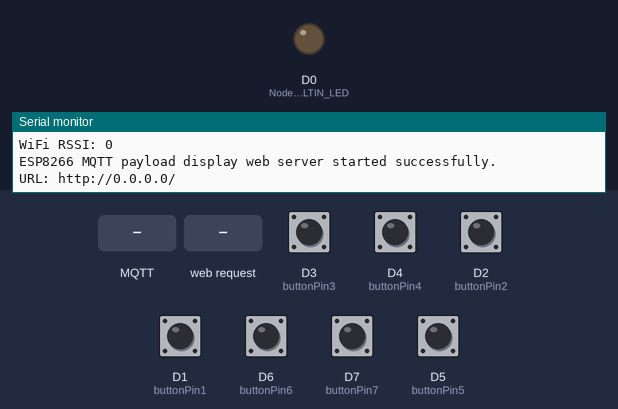
Simulated run of this sketch. Board: ESP8266 (NodeMCU). Parts: output pins drawn as LEDs (lit = HIGH), the last lines printed to the serial monitor. The test bench sets the inputs (shaded band); at power-on: D1 (buttonPin1), D2 (buttonPin2), D3 (buttonPin3), D4 (buttonPin4), D5 (buttonPin5), D6 (buttonPin6), D7 (buttonPin7) HIGH. WiFi joins after 1.5 s; servers stay silent unless stated; no MQTT or app messages arrive unless stated.

Above: at 1.8 s.
1.9 s: D3 (buttonPin3) pulled LOW for 0.15 s
At 3.1 s:
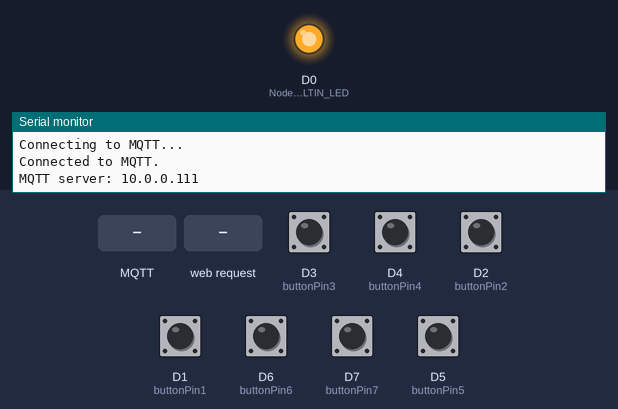
3.5 s: MQTT message "D0" arrives on the first subscribed topic
At 4.4 s:
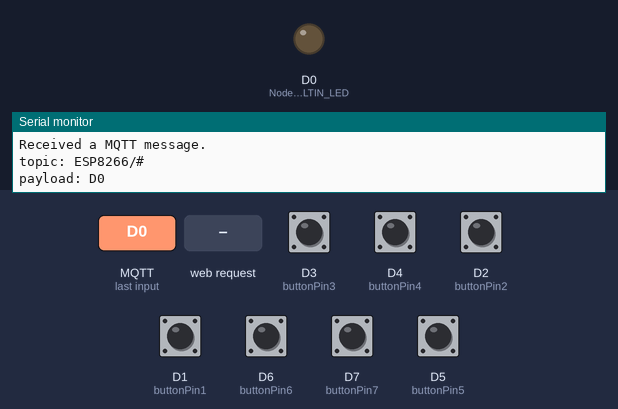
5.1 s: MQTT message "1" arrives on the first subscribed topic
At 5.6 s:
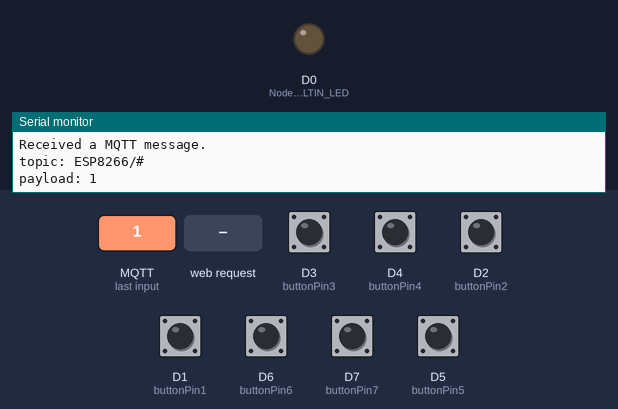
6.6 s: D3 (buttonPin3) pulled LOW for 1 s
At 8.0 s:
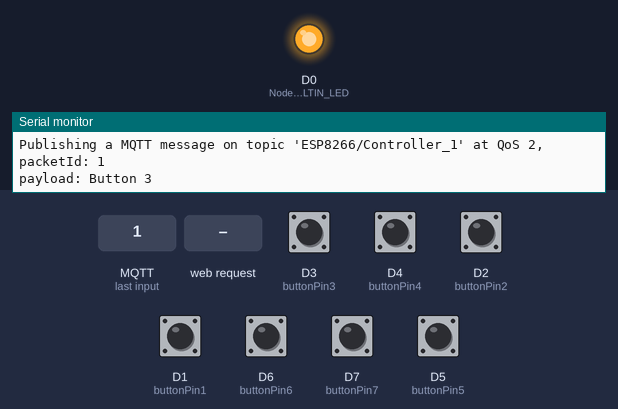
9.1 s: HTTP request GET / received
At 9.8 s:
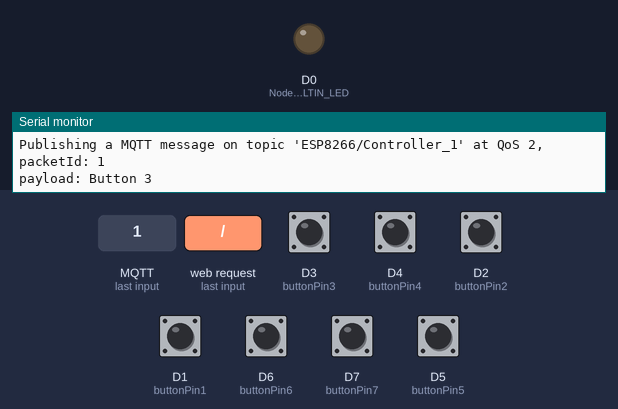
10.6 s: MQTT message "on" arrives on the first subscribed topic
At 11.0 s:
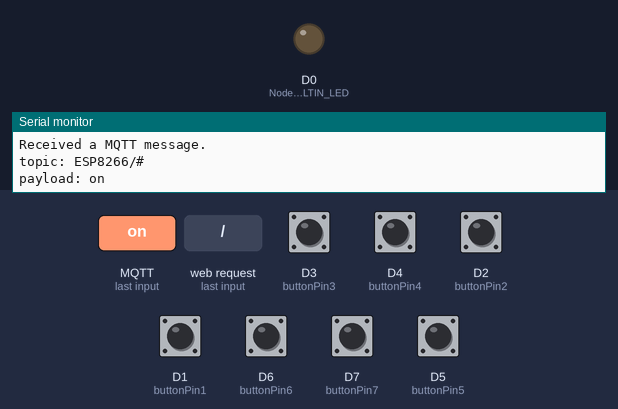
Timing chart, 0 to 13.1 s (numbered marks = the images above; inputs shaded):
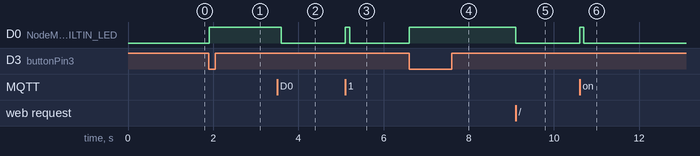

The sketch:

MQTT_Receiver_Sender_WebServerLog_v1.7.ino
```cpp
#include <Arduino.h>
#include <ArduinoJson.h>
#include <ESP8266WiFi.h>
#include <ESP8266HTTPClient.h>
#include <ESP8266WebServer.h>
#include <ESP8266mDNS.h>
#include <WiFiClient.h>
#include <WiFiUdp.h>
#include <PubSubClient.h>
#include <Ticker.h>
#include <AsyncMqttClient.h>

// TODO: solve web server crashing device issue???

const char* esp8266unitNumber = "ESP8266Client_1";  // Set a esp8266unitNumber to identify each unit
const char* WIFI_SSID = "wifi_ssid";                   // Set the WIFI ssid to connect to
const char* WIFI_PASSWORD = "your_password";            // Set the WIFI password
const char* MQTT_SERVER = "10.0.0.111";             // Set the MQTT server ip address
const int MQTT_PORT = 1883;                         // Set the MQTT port number
const char* MQTT_USERNAME = "MQTT_USERNAME";           // Set the MQTT username to use
const char* MQTT_PASSWORD = "your_password";            // Set the MQTT password to use
const char* MQTT_PUB_TOPIC = "ESP8266/Controller_1";// Set the MQTT publishing topic to use
const char* MQTT_SUB_TOPIC = "ESP8266/#";           // Set the MQTT topic to subscribe to

// Declare variables for the GPIO pins to use as button inputs
// const int buttonPin0 = D0;       // Button 0 input pin (GPIO16) // TODO: solve button and led sticking issue before enabling, in use as built in LED
const int buttonPin1 = D1;          // Button 1 input pin (GPIO5)
const int buttonPin2 = D2;          // Button 2 input pin (GPIO4)
const int buttonPin3 = D3;          // Button 3 input pin (GPIO0)
const int buttonPin4 = D4;          // Button 4 input pin (GPIO2)
const int buttonPin5 = D5;          // Button 5 input pin (GPIO14)
const int buttonPin6 = D6;          // Button 6 input pin (GPIO12)
const int buttonPin7 = D7;          // Button 7 input pin (GPIO13)
const int debounceInterval = 1000;  // Debounce interval for the buttons, in milliseconds (1000 = 1 second)

// Declare variables for the built in LED's
const int ESP8266_BUILTIN_LED = 2;  // Onboard LED (GPIO2) pin D2
const int NodeMCU_BUILTIN_LED = 16; // External LED (GPIO16) pin D0
// Both BUILTIN_LED's operate in “inverted” mode, with regard to the pin levels
// When the pin is 1/HIGH, the LED is off
// When the pin is 0/LOW, the LED is on

const int bufferSize = 20;  // Maximum number of MQTT message payloads to store in the buffer for the web server to display
String buffer[bufferSize];  // Buffer to store MQTT messages
int nextIndex = 0;          // Index to add the next MQTT message to the buffer

WiFiClient espClient;
PubSubClient client(espClient);
ESP8266WebServer server(80);
AsyncMqttClient mqttClient;
Ticker mqttReconnectTimer;
WiFiEventHandler wifiConnectHandler;
WiFiEventHandler wifiDisconnectHandler;
Ticker wifiReconnectTimer;

void connectToWifi() {
  WiFi.begin(WIFI_SSID, WIFI_PASSWORD);
}

void connectToMqtt() {
  Serial.println("Connecting to MQTT...");
  mqttClient.connect();
}

void onWifiConnect(const WiFiEventStationModeGotIP& event) {
  Serial.println("Connected to Wi-Fi.");
  connectToMqtt();
}

void onWifiDisconnect(const WiFiEventStationModeDisconnected& event) {
  Serial.println("Disconnected from Wi-Fi.");
  mqttReconnectTimer.detach();
  wifiReconnectTimer.once(2, connectToWifi);
}

void onMqttConnect(bool sessionPresent) {
  Serial.println("Connected to MQTT.");
  Serial.print("MQTT server: ");
  Serial.println(MQTT_SERVER);
}

void onMqttDisconnect(AsyncMqttClientDisconnectReason reason) {
  Serial.println("Disconnected from MQTT.");
  if (WiFi.isConnected()) {
    mqttReconnectTimer.once(2, connectToMqtt);
  }
}

void onMqttPublish(uint16_t packetId) {
  if (packetId == 0) {
    Serial.println("Publishing the MQTT message has failed, try again please.");
  } else {
    Serial.println("MQTT message published successfully.");
  }
  Serial.print("PacketId: ");
  Serial.println(packetId);
}

void setup() {

  Serial.begin(115200);

  delay(500);

  // Print boot message
  Serial.println("\nStarting boot process...");

  // Print firmware version
  Serial.print("Firmware version: ");
  Serial.println(ESP.getSdkVersion());

  // Print details about the device's firmware
  Serial.print("Boot version: ");
  Serial.println(ESP.getBootVersion());
  Serial.print("Boot mode: ");
  Serial.println(ESP.getBootMode());
  Serial.print("CPU frequency: ");
  Serial.println(ESP.getCpuFreqMHz());
  Serial.print("Flash size: ");
  Serial.println(ESP.getFlashChipSize());

  // Print memory usage
  Serial.print("Free heap: ");
  Serial.println(ESP.getFreeHeap());
  Serial.print("Heap fragmentation: ");
  Serial.println(ESP.getHeapFragmentation());

  // Print chip information
  Serial.print("Chip ID: ");
  Serial.println(ESP.getChipId());
  Serial.print("Flash chip ID: ");
  Serial.println(ESP.getFlashChipId());

  // Initilize the following built in LED's as outputs and set their starting state
  Serial.println("Setting the following built in LED's as outputs.");
  pinMode(NodeMCU_BUILTIN_LED, OUTPUT);
  // digitalWrite(NodeMCU_BUILTIN_LED, HIGH); // When the pin is 1/HIGH, the LED is off
  digitalWrite(NodeMCU_BUILTIN_LED, LOW); // When the pin is 0/LOW, the LED is on
  Serial.println("LED: 'NodeMCU_BUILTIN_LED' (GPIO16)");

  // Set the following button pins as inputs with pull-up resistors
  Serial.println("Setting the following pins as inputs with pull-up resistors for MQTT buttons.");
  // pinMode(buttonPin0, OUTPUT);
  // Serial.println("Pin: 'D0' as button 0");
  pinMode(buttonPin1, INPUT_PULLUP);
  Serial.println("Pin: 'D1' as button 1");
  pinMode(buttonPin2, INPUT_PULLUP);
  Serial.println("Pin: 'D2' as button 2");
  pinMode(buttonPin3, INPUT_PULLUP);
  Serial.println("Pin: 'D3' as button 3");
  pinMode(buttonPin4, INPUT_PULLUP);
  Serial.println("Pin: 'D4' as button 4");
  pinMode(buttonPin5, INPUT_PULLUP);
  Serial.println("Pin: 'D5' as button 5");
  pinMode(buttonPin6, INPUT_PULLUP);
  Serial.println("Pin: 'D6' as button 6");
  pinMode(buttonPin7, INPUT_PULLUP);
  Serial.println("Pin: 'D7' as button 7");

  // Set up the MQTT client and connect to WiFi
  wifiConnectHandler = WiFi.onStationModeGotIP(onWifiConnect);
  wifiDisconnectHandler = WiFi.onStationModeDisconnected(onWifiDisconnect);
  mqttClient.onConnect(onMqttConnect);
  mqttClient.onDisconnect(onMqttDisconnect);
  // mqttClient.onSubscribe(onMqttSubscribe);
  // mqttClient.onUnsubscribe(onMqttUnsubscribe);
  mqttClient.onPublish(onMqttPublish);
  mqttClient.setServer(MQTT_SERVER, MQTT_PORT);
  mqttClient.setCredentials(MQTT_USERNAME, MQTT_PASSWORD);
  Serial.println("Connecting to WiFi...");
  connectToWifi();
  Serial.println("Connected to WiFi!");
  client.setServer(MQTT_SERVER, MQTT_PORT);
  client.setCallback(callback);
  while (!client.connected()) {
    if (client.connect(esp8266unitNumber, MQTT_USERNAME, MQTT_PASSWORD)) {
      client.subscribe(MQTT_SUB_TOPIC);
      Serial.println("Connected to MQTT server successfully.");
    } else {
      Serial.println("Failed to connect to MQTT server, trying again in 5 seconds.");
      delay(5000);
    }
  }

  // Print STATION mode specific details about the device's WiFi capabilities
  Serial.print("WiFi SSID: ");
  Serial.println(WiFi.SSID());
  Serial.print("WiFi local IP address: ");
  Serial.println(WiFi.localIP());
  Serial.print("WiFi subnet mask: ");
  Serial.println(WiFi.subnetMask());
  Serial.print("WiFi gateway IP address: ");
  Serial.println(WiFi.gatewayIP());
  Serial.print("WiFi DNS server IP address: ");
  Serial.println(WiFi.dnsIP());

  // Print the remaining details about the device's WiFi capabilities
  Serial.print("WiFi mode: ");
  Serial.println(WiFi.getMode());
  Serial.print("WiFi channel: ");
  Serial.println(WiFi.channel());
  Serial.print("WiFi MAC address: ");
  Serial.println(WiFi.macAddress());

  // Print WiFi connection status
  Serial.print("WiFi status: ");
  Serial.println(WiFi.status());

  // Print WiFi signal strength
  Serial.print("WiFi RSSI: ");
  Serial.println(WiFi.RSSI());

  // Start the ESP8266 MQTT payload display web server
  server.on("/", handleRoot);
  server.begin();
  Serial.println("ESP8266 MQTT payload display web server started successfully.");
  Serial.print("URL: http://");
  Serial.print(WiFi.localIP());
  Serial.println("/");

}

void loop() {

  client.loop();

  // If the button is pressed, send an MQTT message
  if (digitalRead(buttonPin1) == LOW) {
    digitalWrite(NodeMCU_BUILTIN_LED, LOW); // When the pin is 0/LOW, the LED is on
    const char* placeholder = "Button 1";
    // Publish an MQTT message on topic
    uint16_t packetIdPub1 = mqttClient.publish(MQTT_PUB_TOPIC, 2, false, placeholder);
    Serial.println();
    Serial.printf("Publishing a MQTT message on topic '%s' at QoS 2, packetId: %i\n", MQTT_PUB_TOPIC, packetIdPub1);;
    Serial.print("payload: ");
    Serial.println(placeholder);
    Serial.println();
    digitalWrite(NodeMCU_BUILTIN_LED, HIGH); // When the pin is 1/HIGH, the LED is off
    delay(debounceInterval);
  }

  // If the button is pressed, send an MQTT message
  if (digitalRead(buttonPin2) == LOW) {
    digitalWrite(NodeMCU_BUILTIN_LED, LOW); // When the pin is 0/LOW, the LED is on
    const char* placeholder = "Button 2";
    // Publish an MQTT message on topic
    uint16_t packetIdPub1 = mqttClient.publish(MQTT_PUB_TOPIC, 2, false, placeholder);
    Serial.println();
    Serial.printf("Publishing a MQTT message on topic '%s' at QoS 2, packetId: %i\n", MQTT_PUB_TOPIC, packetIdPub1);;
    Serial.print("payload: ");
    Serial.println(placeholder);
    Serial.println();
    digitalWrite(NodeMCU_BUILTIN_LED, HIGH); // When the pin is 1/HIGH, the LED is off
    delay(debounceInterval);
  }

  // If the button is pressed, send an MQTT message
  if (digitalRead(buttonPin3) == LOW) {
    digitalWrite(NodeMCU_BUILTIN_LED, LOW); // When the pin is 0/LOW, the LED is on
    const char* placeholder = "Button 3";
    // Publish an MQTT message on topic
    uint16_t packetIdPub1 = mqttClient.publish(MQTT_PUB_TOPIC, 2, false, placeholder);
    Serial.println();
    Serial.printf("Publishing a MQTT message on topic '%s' at QoS 2, packetId: %i\n", MQTT_PUB_TOPIC, packetIdPub1);;
    Serial.print("payload: ");
    Serial.println(placeholder);
    Serial.println();
    digitalWrite(NodeMCU_BUILTIN_LED, HIGH); // When the pin is 1/HIGH, the LED is off
    delay(debounceInterval);
  }

  // If the button is pressed, send an MQTT message
  if (digitalRead(buttonPin4) == LOW) {
    digitalWrite(NodeMCU_BUILTIN_LED, LOW); // When the pin is 0/LOW, the LED is on
    const char* placeholder = "Button 4";
    // Publish an MQTT message on topic
    uint16_t packetIdPub1 = mqttClient.publish(MQTT_PUB_TOPIC, 2, false, placeholder);
    Serial.println();
    Serial.printf("Publishing a MQTT message on topic '%s' at QoS 2, packetId: %i\n", MQTT_PUB_TOPIC, packetIdPub1);;
    Serial.print("payload: ");
    Serial.println(placeholder);
    Serial.println();
    digitalWrite(NodeMCU_BUILTIN_LED, HIGH); // When the pin is 1/HIGH, the LED is off
    delay(debounceInterval);
  }

  // If the button is pressed, send an MQTT message
  if (digitalRead(buttonPin5) == LOW) {
    digitalWrite(NodeMCU_BUILTIN_LED, LOW); // When the pin is 0/LOW, the LED is on
    const char* placeholder = "Button 5";
    // Publish an MQTT message on topic
    uint16_t packetIdPub1 = mqttClient.publish(MQTT_PUB_TOPIC, 2, false, placeholder);
    Serial.println();
    Serial.printf("Publishing a MQTT message on topic '%s' at QoS 2, packetId: %i\n", MQTT_PUB_TOPIC, packetIdPub1);;
    Serial.print("payload: ");
    Serial.println(placeholder);
    Serial.println();
    digitalWrite(NodeMCU_BUILTIN_LED, HIGH); // When the pin is 1/HIGH, the LED is off
    delay(debounceInterval);
  }

  // If the button is pressed, send an MQTT message
  if (digitalRead(buttonPin6) == LOW) {
    digitalWrite(NodeMCU_BUILTIN_LED, LOW); // When the pin is 0/LOW, the LED is on
    const char* placeholder = "Button 6";
    // Publish an MQTT message on topic
    uint16_t packetIdPub1 = mqttClient.publish(MQTT_PUB_TOPIC, 2, false, placeholder);
    Serial.println();
    Serial.printf("Publishing a MQTT message on topic '%s' at QoS 2, packetId: %i\n", MQTT_PUB_TOPIC, packetIdPub1);;
    Serial.print("payload: ");
    Serial.println(placeholder);
    Serial.println();
    digitalWrite(NodeMCU_BUILTIN_LED, HIGH); // When the pin is 1/HIGH, the LED is off
    delay(debounceInterval);
  }

  // If the button is pressed, send an MQTT message
  if (digitalRead(buttonPin7) == LOW) {
    digitalWrite(NodeMCU_BUILTIN_LED, LOW); // When the pin is 0/LOW, the LED is on
    const char* placeholder = "Button 7";
    // Publish an MQTT message on topic
    uint16_t packetIdPub1 = mqttClient.publish(MQTT_PUB_TOPIC, 2, false, placeholder);
    Serial.println();
    Serial.printf("Publishing a MQTT message on topic '%s' at QoS 2, packetId: %i\n", MQTT_PUB_TOPIC, packetIdPub1);;
    Serial.print("payload: ");
    Serial.println(placeholder);
    Serial.println();
    digitalWrite(NodeMCU_BUILTIN_LED, HIGH); // When the pin is 1/HIGH, the LED is off
    delay(debounceInterval);
  }

  server.handleClient();

}

void callback(char* topic, byte* payload, unsigned int length) {
  digitalWrite(NodeMCU_BUILTIN_LED, HIGH); // When the pin is 1/HIGH, the LED is off
  String mqttPayload;
  String mqttTopic = topic;
  for (int i = 0; i < length; i++) {
    mqttPayload += (char)payload[i];
  }
  buffer[nextIndex] = mqttPayload;
  nextIndex = (nextIndex + 1) % bufferSize; // Increment index and wrap around if necessary
  Serial.println();
  Serial.println("Received a MQTT message.");
  Serial.println("topic: " + mqttTopic);
  Serial.println("payload: " + mqttPayload);
  delay(100);
  digitalWrite(NodeMCU_BUILTIN_LED, LOW); // When the pin is 0/LOW, the LED is on
}

void handleRoot() {
  digitalWrite(NodeMCU_BUILTIN_LED, HIGH); // When the pin is 1/HIGH, the LED is off
  String response;
  response += "ESP8266 MQTT payload display web server.\n\nOlder payloads near top.\n\n";
  for (int i = 0; i < bufferSize; i++) {
    response += "payload: ";
    response += buffer[(nextIndex + i) % bufferSize] + "\n"; // Add messages in the correct order
  }
  response += "\nNewer payloads near bottom.\n\nESP8266 MQTT payload display web server.";
  server.send(200, "text/plain", response);
  digitalWrite(NodeMCU_BUILTIN_LED, LOW); // When the pin is 0/LOW, the LED is on
}
```

Measured:
- after the input at 1.9 s, D0 (NodeMCU_BUILTIN_LED): LOW → HIGH at once
- after the input at 3.5 s, D0 (NodeMCU_BUILTIN_LED): HIGH → LOW after 0.10 s
- after the input at 5.1 s, D0 (NodeMCU_BUILTIN_LED): LOW → HIGH at once, → LOW 0.10 s later
- after the input at 6.6 s, D0 (NodeMCU_BUILTIN_LED): LOW → HIGH at once
- after the input at 9.1 s, D0 (NodeMCU_BUILTIN_LED): HIGH → LOW at once
- after the input at 10.6 s, D0 (NodeMCU_BUILTIN_LED): LOW → HIGH at once, → LOW 0.10 s later
